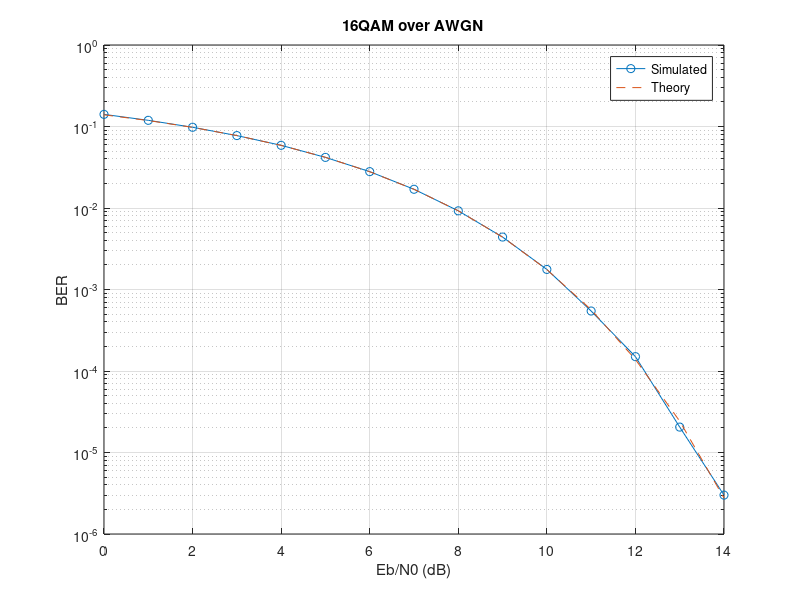

Source code (MATLAB):
N = 4e6;                                    % multiple of 4
bits = randi([0 1], 1, N);
B = reshape(bits, 4, []);                   % each column = one symbol

I = (2*B(1,:) - 1) .* (3 - 2*B(2,:));       % levels -3 -1 +1 +3
Q = (2*B(3,:) - 1) .* (3 - 2*B(4,:));
tx = I + 1j*Q;

Eb = 2.5;
EbN0_dB = 0:1:14;
BER = zeros(size(EbN0_dB));

for k = 1:length(EbN0_dB)
    EbN0  = 10^(EbN0_dB(k)/10);
    sigma = sqrt(Eb/EbN0/2);
    rx = tx + sigma*(randn(size(tx)) + 1j*randn(size(tx)));

    B_hat = [ real(rx) > 0;
              abs(real(rx)) < 2;
              imag(rx) > 0;
              abs(imag(rx)) < 2 ];
    BER(k) = sum(sum(B_hat ~= B)) / N;
end

BER_theory = (3/4) * qfunc(sqrt(0.8 * 10.^(EbN0_dB/10)));
semilogy(EbN0_dB, BER, 'o-', EbN0_dB, BER_theory, '--'); grid on;
xlabel('Eb/N0 (dB)'); ylabel('BER'); legend('Simulated','Theory');
title('16QAM over AWGN');

EbN0_16qam = EbN0_dB; BER_16qam = BER; th_16qam = (3/4)*qfunc(sqrt(0.8*10.^(EbN0_dB/10)));
